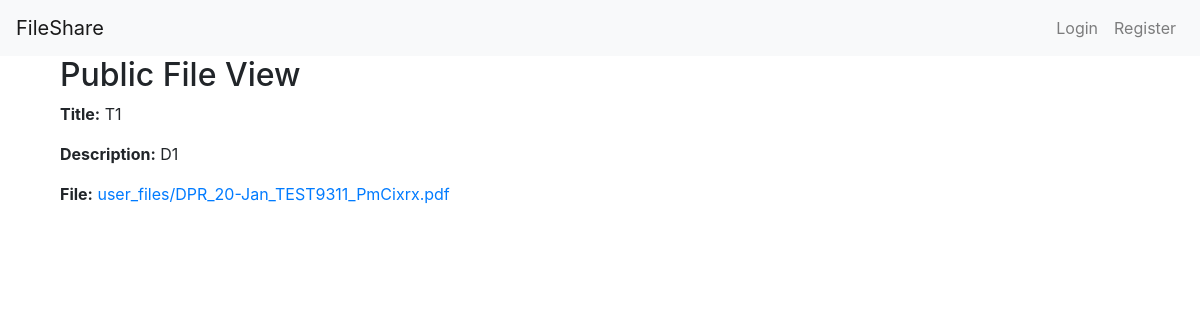
The page /public/eda15e03/ on the database its author committed.
### fileupload/models.py (models this page shows, shortened)
class File(models.Model):
    user = models.ForeignKey(User, on_delete=models.CASCADE, related_name='files')
    title = models.CharField(max_length=100)
    description = models.TextField()
    uploaded_at = models.DateTimeField(auto_now_add=True)
    uploaded_by = models.ForeignKey(User, on_delete=models.CASCADE, related_name='uploaded_files')
    file = models.FileField(upload_to='user_files/')
    file_type = models.CharField(max_length=50, blank=True, null=True)
    compressed = models.BooleanField(default=False)
    public_url = models.CharField(max_length=100, blank=True, null=True)

### fileupload/views.py (the view)
# urls.py: path('public/<str:public_url>/', views.public_file, name='public-file'),
def public_file(request, public_url):
    file = get_object_or_404(File, public_url=public_url)
    return render(request, 'fileupload/public_file.html', {'file': file})

### fileupload/templates/fileupload/public_file.html
{% extends "base.html" %}
{% block content %}
    <div class="container">
        <h2>Public File View</h2>
        <p><strong>Title:</strong> {{ file.title }}</p>
        <p><strong>Description:</strong> {{ file.description }}</p>
        <p><strong>File:</strong> <a href="{{ file.file.url }}">{{ file.file.name }}</a></p>
    </div>
{% endblock %}

### rows shown on the page
File: title "T1", description "D1", file.name "user_files/DPR_20-Jan_TEST9311_PmCixrx.pdf"
